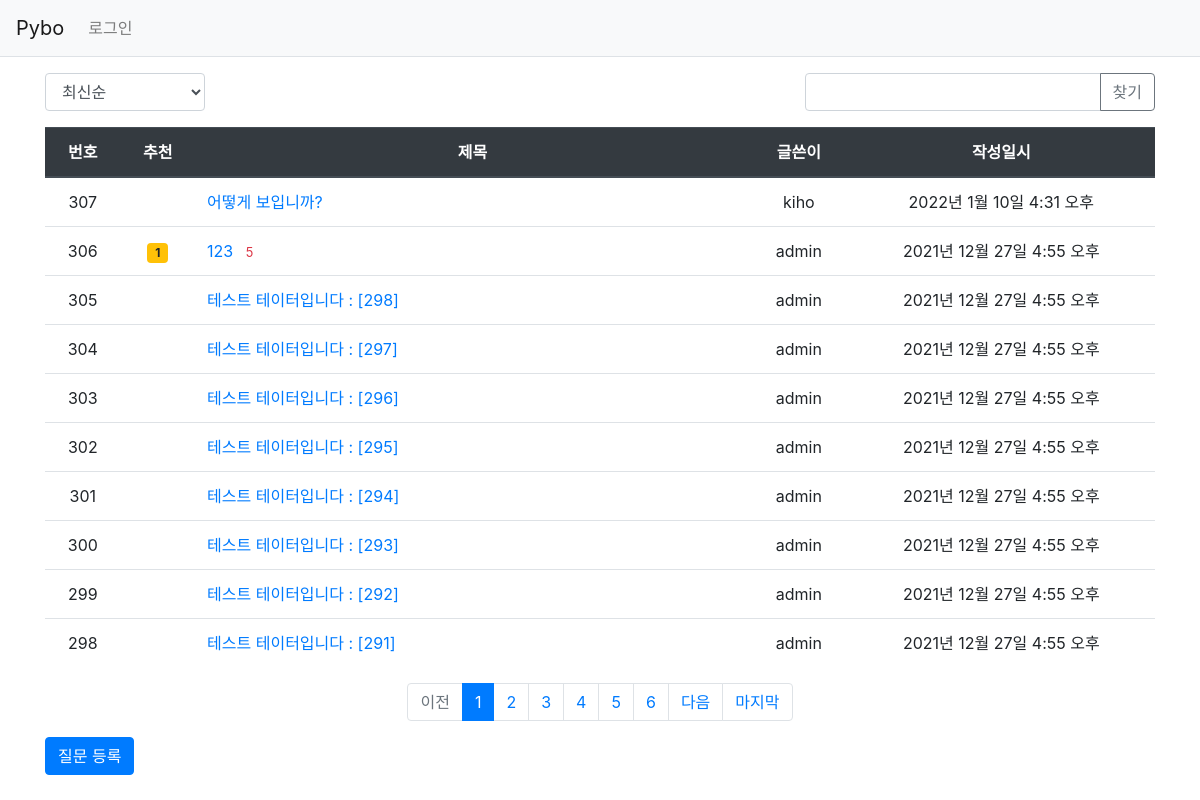
The app's page /, older data.
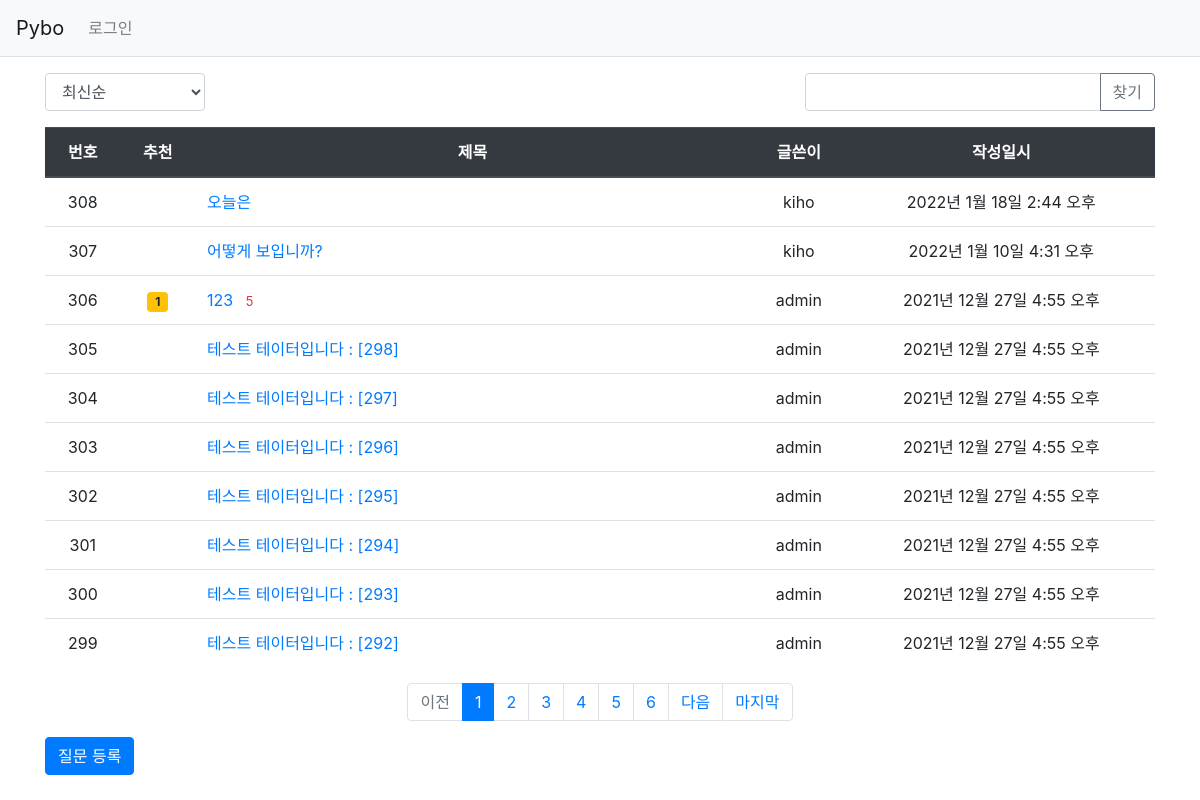
The same page, newer data.
### pybo/models.py (models this page shows, shortened)
class Question(models.Model):
    subject = models.CharField(max_length=200)  # 글자 수 제한하려면 charField
    content = models.TextField()  # 글자수 제한 X
    create_date = models.DateTimeField()  # 시간
    modify_date = models.DateTimeField(null=True, blank=True)  # blank = True 로 form.is_valid에서 오류 X
    author = models.ForeignKey(User, on_delete=models.CASCADE,  # 작성자는 User를 외래키로 받음.
                               related_name='author_question')
    voter = models.ManyToManyField(User, related_name='voter_question')

### pybo/views/base_views.py (the view, shortened to what this page needs)
# urls.py: path('',base_views.index,name='index'),
def index(request):  # 초기화면
    page = request.GET.get('page', 1)  # 페이지 / GET방식으로 page를 파라미터로 가져올 때 사용, 파라미터 없이 들어올 때 dafault값을 1로 줌.
    kw = request.GET.get('kw','')  # 검색 / 없어도 됨
    so = request.GET.get('so', 'recent')
    if so == 'recommend':
        question_list = Question.objects.annotate(
            num_voter = Count('voter')).order_by('-num_voter','create_date')
    elif so == 'popular':
        question_list = Question.objects.annotate(
            num_answer = Count('answer')).order_by('-num_answer','create_date')
    else :
        question_list = Question.objects.order_by('-create_date')  # -로 역순
    paginator = Paginator(question_list,10)  # 한 페이지당 개수
    page_obj = paginator.get_page(page)  # html에 전달할 객
    context = {'question_list': page_obj, 'page': page, 'kw': kw,'so':so}
    return render(request,'pybo/question_list.html',context)

### pybo/templatetags/pybo_filter.py (called while the page is built)
@register.filter
def sub(value,arg):
    return value - arg

### templates/pybo/question_list.html (shortened to what the changed rows need)
{% extends 'base.html' %}
{% load pybo_filter %}
{% block content %}
<div class="container my-3">
    <table class="table">
        <thead>
        <tr class="text-center thead-dark">
            <th>번호</th>
            <th>추천</th>
            <th style="width:50%">제목</th>
            <th>글쓴이</th>
            <th>작성일시</th>
        </tr>
        </thead>
        <tbody>
        {% if question_list %}
        {% for question in question_list %}
        <tr class="text-center">
            <td>{{ question_list.paginator.count|sub:question_list.start_index|sub:forloop.counter0|add:1 }}</td>
            <td>
                {% if question.voter.all.count > 0 %}
                <span class="badge badge-warning px-2 py-1">
                    {{ question.voter.all.count }}
                </span>
                {% endif %}
            </td>
            <td class="text-left">
                <a href="{% url 'pybo:detail' question.id %}">
                    {{ question.subject }}
                </a>
                {% if question.answer_set.count > 0 %}
                <span class="text-danger small ml-2">
                    {{ question.answer_set.count }}
                </span>
                {% endif %}
            </td>
            <td>{{ question.author.username }}</td>
            <td>{{ question.create_date }}</td>
        </tr>
        {% endfor %}
        {% else %}
        <tr>
            <td colspan="3">질문이 없습니다.</td>
        </tr>
        {% endif %}
        </tbody>
    </table>
    <ul class="pagination justify-content-center">
        {% for page_number in question_list.paginator.page_range %}
            {% if page_number >= question_list.number|add:-5 and page_number <= question_list.number|add:5 %}
                {% if page_number == question_list.number %}
                <li class="page-item active" aria-current="page">
                    <a class="page-link" data-page="{{ page_number }}" href="#">
                        {{ page_number }}
                    </a>
                </li>
                {% else %}
                <li class="page-item">
                    <a class="page-link" data-page="{{ page_number }}" href="#">
                        {{ page_number }}
                    </a>
                </li>
                {% endif %}
            {% endif %}
        {% endfor %}
    </ul>
</div>
{% endblock %}

Row changes from the older to the newer data that the page shows:
no longer on this page (row unchanged): Question: paginator.count|sub "298", subject "테스트 테이터입니다 : [291]", author.username "admin", create_date "2021년 12월 27일 4:55 오후"
added Question: paginator.count|sub "308", subject "오늘은", author.username "kiho", create_date "2022년 1월 18일 2:44 오후"
